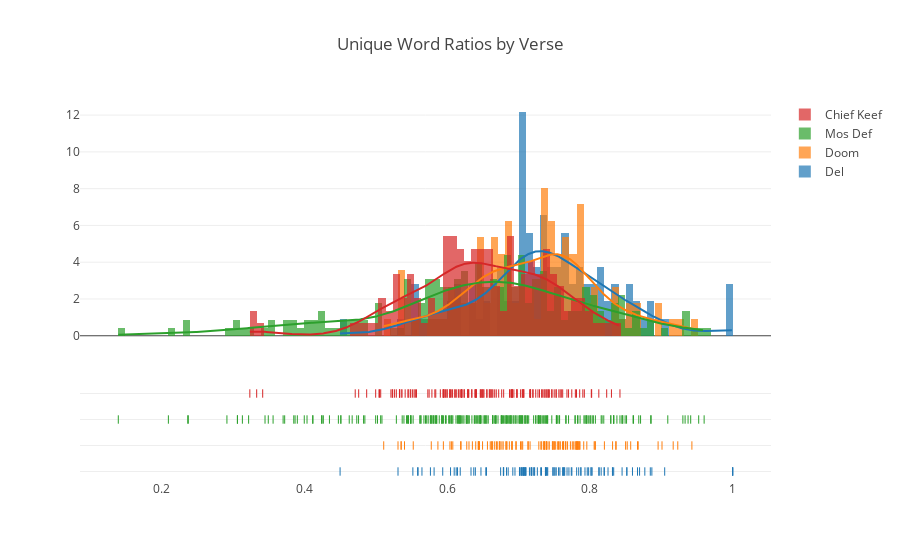
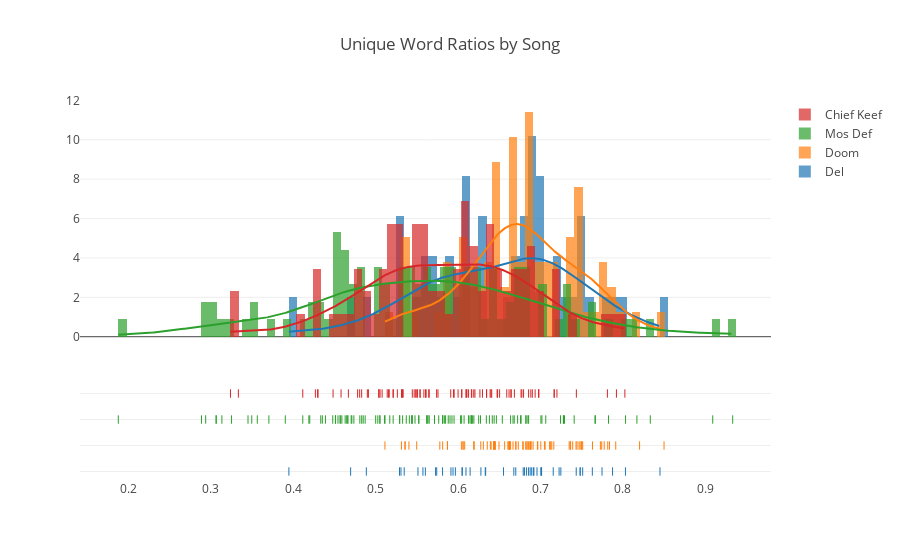

Source (notebook cell) for these figures, in order:
### Code cell
unique_words_hist(works.values())
#there are less marks for song as it is by song not verse
unique_words_hist(works.values(), song_or_verse='song')

### Figure 1 — Plotly figure (JSON) as saved in the notebook; plotly's stock layout.template omitted (floating-point values rounded to 4 significant figures; data arrays with more than 128 entries replaced by an {"elided": "..."} marker saying what was removed)
{"data": [{"autobinx": false, "histnorm": "probability density", "legendgroup": "Del", "marker": {"color": "rgb(31, 119, 180)"}, "name": "Del", "opacity": 0.7, "type": "histogram", "x": [0.8596, 0.7311, 0.8516, 0.7815, 0.7322, 0.7206, 0.7706, 0.7068, 0.6543, 0.7102, 0.7483, 0.7529, 0.9048, 0.7739, 0.8017, 0.8319, 0.8198, 0.7561, 0.813, 0.7843, 0.8316, 0.764, 0.8696, 0.8203, 0.7647, 0.8868, 0.7982, 0.8667, 0.8125, 0.8016, 0.7183, 0.75, 0.7623, 0.8846, 0.7963, 0.7875, 0.7065, 0.6374, 0.7176, 0.61, 0.7089, 0.5521, 0.4501, 0.5818, 0.5939, 0.5594, 0.5648, 0.5587, 0.675, 0.6792, 0.7219, 0.5312, 0.7091, 1, 0.6127, 0.758, 0.7383, 1, 0.7409, 0.8254, 0.7264, 0.6335, 0.7092, 0.8158, 0.7401, 0.6921, 0.6048, 0.6832, 0.7748, 0.768, 0.8031, 0.5767, 0.6474, 0.6146, 0.763, 0.7226, 0.7512, 0.8333, 0.7391, 1, 0.6951, 0.8769, 0.8451, 0.7014, 0.7079, 0.8519, 0.7483, 0.7153, 0.7619, 0.7021, 0.6396, 0.7019, 0.6791, 0.7047, 0.6184, 0.7872, 0.7931, 0.7069, 0.7379, 0.7049, 0.6856, 0.7377, 0.7044, 0.7103, 0.6788, 0.7185, 0.6552], "xaxis": "x1", "xbins": {"end": 1, "size": 0.01, "start": 0.4501}, "yaxis": "y1"}, {"autobinx": false, "histnorm": "probability density", "legendgroup": "Doom", "marker": {"color": "rgb(255, 127, 14)"}, "name": "Doom", "opacity": 0.7, "type": "histogram", "x": [0.7059, 0.7413, 0.9167, 0.807, 0.6741, 0.6354, 0.7774, 0.7826, 0.7131, 0.85, 0.6703, 0.684, 0.8203, 0.5872, 0.7852, 0.7475, 0.7391, 0.7432, 0.6442, 0.6442, 0.6497, 0.6307, 0.7366, 0.6452, 0.6626, 0.6731, 0.7516, 0.7544, 0.7325, 0.6963, 0.75, 0.6061, 0.6401, 0.604, 0.7137, 0.7586, 0.7687, 0.7727, 0.8077, 0.7313, 0.6872, 0.608, 0.6448, 0.9231, 0.7028, 0.6196, 0.6565, 0.619, 0.5948, 0.8571, 0.7817, 0.5404, 0.7632, 0.7561, 0.7045, 0.5526, 0.7794, 0.6638, 0.7658, 0.5356, 0.691, 0.6768, 0.6691, 0.7616, 0.7482, 0.5357, 0.5779, 0.5312, 0.7914, 0.5112, 0.6907, 0.7569, 0.75, 0.7805, 0.7391, 0.7829, 0.8676, 0.7162, 0.6667, 0.6968, 0.7664, 0.7632, 0.7838, 0.7484, 0.7846, 0.6823, 0.8367, 0.7812, 0.6786, 0.7285, 0.8362, 0.9429, 0.7387, 0.8667, 0.8318, 0.8523, 0.6911, 0.7357, 0.7862, 0.7754, 0.6829, 0.6605, 0.8955, 0.6739, 0.7362, 0.6435, 0.7353, 0.901, 0.6276, 0.6626, 0.7957, 0.806], "xaxis": "x1", "xbins": {"end": 0.9429, "size": 0.01, "start": 0.5112}, "yaxis": "y1"}, {"autobinx": false, "histnorm": "probability density", "legendgroup": "Mos Def", "marker": {"color": "rgb(44, 160, 44)"}, "name": "Mos Def", "opacity": 0.7, "type": "histogram", "x": {"elided": "227 float values"}, "xaxis": "x1", "xbins": {"end": 0.96, "size": 0.01, "start": 0.1395}, "yaxis": "y1"}, {"autobinx": false, "histnorm": "probability density", "legendgroup": "Chief Keef", "marker": {"color": "rgb(214, 39, 40)"}, "name": "Chief Keef", "opacity": 0.7, "type": "histogram", "x": {"elided": "148 float values"}, "xaxis": "x1", "xbins": {"end": 0.8421, "size": 0.01, "start": 0.3237}, "yaxis": "y1"}, {"legendgroup": "Del", "marker": {"color": "rgb(31, 119, 180)"}, "mode": "lines", "name": "Del", "showlegend": false, "type": "scatter", "x": {"elided": "500 float values"}, "xaxis": "x1", "y": {"elided": "500 float values"}, "yaxis": "y1"}, {"legendgroup": "Doom", "marker": {"color": "rgb(255, 127, 14)"}, "mode": "lines", "name": "Doom", "showlegend": false, "type": "scatter", "x": {"elided": "500 float values"}, "xaxis": "x1", "y": {"elided": "500 float values"}, "yaxis": "y1"}, {"legendgroup": "Mos Def", "marker": {"color": "rgb(44, 160, 44)"}, "mode": "lines", "name": "Mos Def", "showlegend": false, "type": "scatter", "x": {"elided": "500 float values"}, "xaxis": "x1", "y": {"elided": "500 float values"}, "yaxis": "y1"}, {"legendgroup": "Chief Keef", "marker": {"color": "rgb(214, 39, 40)"}, "mode": "lines", "name": "Chief Keef", "showlegend": false, "type": "scatter", "x": {"elided": "500 float values"}, "xaxis": "x1", "y": {"elided": "500 float values"}, "yaxis": "y1"}, {"legendgroup": "Del", "marker": {"color": "rgb(31, 119, 180)", "symbol": "line-ns-open"}, "mode": "markers", "name": "Del", "showlegend": false, "text": [0.8596, 0.7311, 0.8516, 0.7815, 0.7322, 0.7206, 0.7706, 0.7068, 0.6543, 0.7102, 0.7483, 0.7529, 0.9048, 0.7739, 0.8017, 0.8319, 0.8198, 0.7561, 0.813, 0.7843, 0.8316, 0.764, 0.8696, 0.8203, 0.7647, 0.8868, 0.7982, 0.8667, 0.8125, 0.8016, 0.7183, 0.75, 0.7623, 0.8846, 0.7963, 0.7875, 0.7065, 0.6374, 0.7176, 0.61, 0.7089, 0.5521, 0.4501, 0.5818, 0.5939, 0.5594, 0.5648, 0.5587, 0.675, 0.6792, 0.7219, 0.5312, 0.7091, 1, 0.6127, 0.758, 0.7383, 1, 0.7409, 0.8254, 0.7264, 0.6335, 0.7092, 0.8158, 0.7401, 0.6921, 0.6048, 0.6832, 0.7748, 0.768, 0.8031, 0.5767, 0.6474, 0.6146, 0.763, 0.7226, 0.7512, 0.8333, 0.7391, 1, 0.6951, 0.8769, 0.8451, 0.7014, 0.7079, 0.8519, 0.7483, 0.7153, 0.7619, 0.7021, 0.6396, 0.7019, 0.6791, 0.7047, 0.6184, 0.7872, 0.7931, 0.7069, 0.7379, 0.7049, 0.6856, 0.7377, 0.7044, 0.7103, 0.6788, 0.7185, 0.6552], "type": "scatter", "x": [0.8596, 0.7311, 0.8516, 0.7815, 0.7322, 0.7206, 0.7706, 0.7068, 0.6543, 0.7102, 0.7483, 0.7529, 0.9048, 0.7739, 0.8017, 0.8319, 0.8198, 0.7561, 0.813, 0.7843, 0.8316, 0.764, 0.8696, 0.8203, 0.7647, 0.8868, 0.7982, 0.8667, 0.8125, 0.8016, 0.7183, 0.75, 0.7623, 0.8846, 0.7963, 0.7875, 0.7065, 0.6374, 0.7176, 0.61, 0.7089, 0.5521, 0.4501, 0.5818, 0.5939, 0.5594, 0.5648, 0.5587, 0.675, 0.6792, 0.7219, 0.5312, 0.7091, 1, 0.6127, 0.758, 0.7383, 1, 0.7409, 0.8254, 0.7264, 0.6335, 0.7092, 0.8158, 0.7401, 0.6921, 0.6048, 0.6832, 0.7748, 0.768, 0.8031, 0.5767, 0.6474, 0.6146, 0.763, 0.7226, 0.7512, 0.8333, 0.7391, 1, 0.6951, 0.8769, 0.8451, 0.7014, 0.7079, 0.8519, 0.7483, 0.7153, 0.7619, 0.7021, 0.6396, 0.7019, 0.6791, 0.7047, 0.6184, 0.7872, 0.7931, 0.7069, 0.7379, 0.7049, 0.6856, 0.7377, 0.7044, 0.7103, 0.6788, 0.7185, 0.6552], "xaxis": "x1", "y": ["Del", "Del", "Del", "Del", "Del", "Del", "Del", "Del", "Del", "Del", "Del", "Del", "Del", "Del", "Del", "Del", "Del", "Del", "Del", "Del", "Del", "Del", "Del", "Del", "Del", "Del", "Del", "Del", "Del", "Del", "Del", "Del", "Del", "Del", "Del", "Del", "Del", "Del", "Del", "Del", "Del", "Del", "Del", "Del", "Del", "Del", "Del", "Del", "Del", "Del", "Del", "Del", "Del", "Del", "Del", "Del", "Del", "Del", "Del", "Del", "Del", "Del", "Del", "Del", "Del", "Del", "Del", "Del", "Del", "Del", "Del", "Del", "Del", "Del", "Del", "Del", "Del", "Del", "Del", "Del", "Del", "Del", "Del", "Del", "Del", "Del", "Del", "Del", "Del", "Del", "Del", "Del", "Del", "Del", "Del", "Del", "Del", "Del", "Del", "Del", "Del", "Del", "Del", "Del", "Del", "Del", "Del"], "yaxis": "y2"}, {"legendgroup": "Doom", "marker": {"color": "rgb(255, 127, 14)", "symbol": "line-ns-open"}, "mode": "markers", "name": "Doom", "showlegend": false, "text": [0.7059, 0.7413, 0.9167, 0.807, 0.6741, 0.6354, 0.7774, 0.7826, 0.7131, 0.85, 0.6703, 0.684, 0.8203, 0.5872, 0.7852, 0.7475, 0.7391, 0.7432, 0.6442, 0.6442, 0.6497, 0.6307, 0.7366, 0.6452, 0.6626, 0.6731, 0.7516, 0.7544, 0.7325, 0.6963, 0.75, 0.6061, 0.6401, 0.604, 0.7137, 0.7586, 0.7687, 0.7727, 0.8077, 0.7313, 0.6872, 0.608, 0.6448, 0.9231, 0.7028, 0.6196, 0.6565, 0.619, 0.5948, 0.8571, 0.7817, 0.5404, 0.7632, 0.7561, 0.7045, 0.5526, 0.7794, 0.6638, 0.7658, 0.5356, 0.691, 0.6768, 0.6691, 0.7616, 0.7482, 0.5357, 0.5779, 0.5312, 0.7914, 0.5112, 0.6907, 0.7569, 0.75, 0.7805, 0.7391, 0.7829, 0.8676, 0.7162, 0.6667, 0.6968, 0.7664, 0.7632, 0.7838, 0.7484, 0.7846, 0.6823, 0.8367, 0.7812, 0.6786, 0.7285, 0.8362, 0.9429, 0.7387, 0.8667, 0.8318, 0.8523, 0.6911, 0.7357, 0.7862, 0.7754, 0.6829, 0.6605, 0.8955, 0.6739, 0.7362, 0.6435, 0.7353, 0.901, 0.6276, 0.6626, 0.7957, 0.806], "type": "scatter", "x": [0.7059, 0.7413, 0.9167, 0.807, 0.6741, 0.6354, 0.7774, 0.7826, 0.7131, 0.85, 0.6703, 0.684, 0.8203, 0.5872, 0.7852, 0.7475, 0.7391, 0.7432, 0.6442, 0.6442, 0.6497, 0.6307, 0.7366, 0.6452, 0.6626, 0.6731, 0.7516, 0.7544, 0.7325, 0.6963, 0.75, 0.6061, 0.6401, 0.604, 0.7137, 0.7586, 0.7687, 0.7727, 0.8077, 0.7313, 0.6872, 0.608, 0.6448, 0.9231, 0.7028, 0.6196, 0.6565, 0.619, 0.5948, 0.8571, 0.7817, 0.5404, 0.7632, 0.7561, 0.7045, 0.5526, 0.7794, 0.6638, 0.7658, 0.5356, 0.691, 0.6768, 0.6691, 0.7616, 0.7482, 0.5357, 0.5779, 0.5312, 0.7914, 0.5112, 0.6907, 0.7569, 0.75, 0.7805, 0.7391, 0.7829, 0.8676, 0.7162, 0.6667, 0.6968, 0.7664, 0.7632, 0.7838, 0.7484, 0.7846, 0.6823, 0.8367, 0.7812, 0.6786, 0.7285, 0.8362, 0.9429, 0.7387, 0.8667, 0.8318, 0.8523, 0.6911, 0.7357, 0.7862, 0.7754, 0.6829, 0.6605, 0.8955, 0.6739, 0.7362, 0.6435, 0.7353, 0.901, 0.6276, 0.6626, 0.7957, 0.806], "xaxis": "x1", "y": ["Doom", "Doom", "Doom", "Doom", "Doom", "Doom", "Doom", "Doom", "Doom", "Doom", "Doom", "Doom", "Doom", "Doom", "Doom", "Doom", "Doom", "Doom", "Doom", "Doom", "Doom", "Doom", "Doom", "Doom", "Doom", "Doom", "Doom", "Doom", "Doom", "Doom", "Doom", "Doom", "Doom", "Doom", "Doom", "Doom", "Doom", "Doom", "Doom", "Doom", "Doom", "Doom", "Doom", "Doom", "Doom", "Doom", "Doom", "Doom", "Doom", "Doom", "Doom", "Doom", "Doom", "Doom", "Doom", "Doom", "Doom", "Doom", "Doom", "Doom", "Doom", "Doom", "Doom", "Doom", "Doom", "Doom", "Doom", "Doom", "Doom", "Doom", "Doom", "Doom", "Doom", "Doom", "Doom", "Doom", "Doom", "Doom", "Doom", "Doom", "Doom", "Doom", "Doom", "Doom", "Doom", "Doom", "Doom", "Doom", "Doom", "Doom", "Doom", "Doom", "Doom", "Doom", "Doom", "Doom", "Doom", "Doom", "Doom", "Doom", "Doom", "Doom", "Doom", "Doom", "Doom", "Doom", "Doom", "Doom", "Doom", "Doom", "Doom", "Doom"], "yaxis": "y2"}, {"legendgroup": "Mos Def", "marker": {"color": "rgb(44, 160, 44)", "symbol": "line-ns-open"}, "mode": "markers", "name": "Mos Def", "showlegend": false, "text": {"elided": "227 float values"}, "type": "scatter", "x": {"elided": "227 float values"}, "xaxis": "x1", "y": {"elided": "227 str values"}, "yaxis": "y2"}, {"legendgroup": "Chief Keef", "marker": {"color": "rgb(214, 39, 40)", "symbol": "line-ns-open"}, "mode": "markers", "name": "Chief Keef", "showlegend": false, "text": {"elided": "148 float values"}, "type": "scatter", "x": {"elided": "148 float values"}, "xaxis": "x1", "y": {"elided": "148 str values"}, "yaxis": "y2"}], "layout": {"barmode": "overlay", "hovermode": false, "legend": {"traceorder": "reversed"}, "title": "Unique Word Ratios by Verse", "xaxis1": {"anchor": "y2", "domain": [0, 1], "zeroline": false}, "yaxis1": {"anchor": "free", "domain": [0.35, 1], "position": 0}, "yaxis2": {"anchor": "x1", "domain": [0, 0.25], "dtick": 1, "showticklabels": false}}}

### Figure 2 — Plotly figure (JSON) as saved in the notebook; plotly's stock layout.template omitted (floating-point values rounded to 4 significant figures; data arrays with more than 128 entries replaced by an {"elided": "..."} marker saying what was removed)
{"data": [{"autobinx": false, "histnorm": "probability density", "legendgroup": "Del", "marker": {"color": "rgb(31, 119, 180)"}, "name": "Del", "opacity": 0.7, "type": "histogram", "x": [0.7005, 0.6677, 0.7011, 0.5573, 0.6894, 0.6831, 0.6807, 0.6958, 0.7247, 0.7747, 0.6052, 0.6914, 0.7875, 0.5603, 0.5727, 0.3946, 0.5939, 0.4696, 0.4887, 0.5346, 0.5741, 0.67, 0.633, 0.6335, 0.6277, 0.6921, 0.6048, 0.6096, 0.8031, 0.5307, 0.6146, 0.763, 0.7226, 0.7512, 0.7481, 0.6875, 0.8451, 0.7014, 0.7155, 0.7483, 0.5812, 0.5967, 0.6791, 0.5914, 0.7434, 0.5513, 0.6856, 0.5289, 0.6552], "xaxis": "x1", "xbins": {"end": 0.8451, "size": 0.01, "start": 0.3946}, "yaxis": "y1"}, {"autobinx": false, "histnorm": "probability density", "legendgroup": "Doom", "marker": {"color": "rgb(255, 127, 14)"}, "name": "Doom", "opacity": 0.7, "type": "histogram", "x": [0.6061, 0.6615, 0.6354, 0.7774, 0.6638, 0.85, 0.6703, 0.684, 0.8203, 0.5872, 0.7056, 0.7391, 0.7432, 0.6442, 0.6442, 0.6497, 0.6307, 0.7366, 0.6452, 0.6626, 0.6731, 0.6392, 0.6963, 0.75, 0.6061, 0.6401, 0.604, 0.7137, 0.6884, 0.7727, 0.6856, 0.6872, 0.608, 0.6448, 0.7111, 0.6196, 0.6565, 0.619, 0.5813, 0.7817, 0.5404, 0.7632, 0.5498, 0.5356, 0.587, 0.643, 0.7482, 0.5357, 0.5779, 0.5312, 0.7914, 0.5112, 0.6825, 0.75, 0.679, 0.7513, 0.7162, 0.6667, 0.6968, 0.6886, 0.7838, 0.6877, 0.6823, 0.7444, 0.6786, 0.7004, 0.7348, 0.7744, 0.6911, 0.7124, 0.6623, 0.6605, 0.67, 0.7362, 0.6435, 0.7468, 0.6276, 0.6626, 0.7048], "xaxis": "x1", "xbins": {"end": 0.85, "size": 0.01, "start": 0.5112}, "yaxis": "y1"}, {"autobinx": false, "histnorm": "probability density", "legendgroup": "Mos Def", "marker": {"color": "rgb(44, 160, 44)"}, "name": "Mos Def", "opacity": 0.7, "type": "histogram", "x": [0.7662, 0.4702, 0.4511, 0.5635, 0.5522, 0.4353, 0.5437, 0.3064, 0.345, 0.2886, 0.4872, 0.4333, 0.4649, 0.3496, 0.565, 0.6465, 0.9333, 0.5811, 0.5291, 0.483, 0.3064, 0.5052, 0.5171, 0.5327, 0.4115, 0.4655, 0.3133, 0.5765, 0.5524, 0.4513, 0.5833, 0.5026, 0.5371, 0.4848, 0.4735, 0.6682, 0.4189, 0.6537, 0.5113, 0.6856, 0.6822, 0.5848, 0.4808, 0.5477, 0.5815, 0.42, 0.616, 0.6343, 0.5951, 0.6176, 0.5902, 0.6073, 0.9091, 0.5714, 0.7667, 0.7243, 0.2937, 0.8171, 0.7279, 0.7409, 0.603, 0.6164, 0.6765, 0.638, 0.5881, 0.463, 0.5926, 0.1876, 0.4664, 0.6848, 0.6667, 0.4589, 0.6825, 0.5444, 0.7826, 0.5625, 0.8033, 0.7006, 0.3251, 0.5618, 0.5051, 0.6723, 0.6438, 0.5439, 0.4569, 0.3903, 0.5291, 0.8333, 0.5714, 0.6145, 0.6192, 0.6126, 0.5212, 0.6758, 0.7279, 0.7018, 0.625, 0.6637, 0.7064, 0.6415, 0.4542, 0.5409, 0.3704, 0.5, 0.3563, 0.5107, 0.7292, 0.4711, 0.4569, 0.4479, 0.6043, 0.6272, 0.439], "xaxis": "x1", "xbins": {"end": 0.9333, "size": 0.01, "start": 0.1876}, "yaxis": "y1"}, {"autobinx": false, "histnorm": "probability density", "legendgroup": "Chief Keef", "marker": {"color": "rgb(214, 39, 40)"}, "name": "Chief Keef", "opacity": 0.7, "type": "histogram", "x": [0.5324, 0.5508, 0.5318, 0.5164, 0.72, 0.6045, 0.4483, 0.6296, 0.5467, 0.4115, 0.6645, 0.6, 0.4899, 0.4806, 0.6684, 0.6504, 0.648, 0.6935, 0.6095, 0.5333, 0.6901, 0.619, 0.5644, 0.6619, 0.6408, 0.5078, 0.6977, 0.6265, 0.6205, 0.5944, 0.6642, 0.5039, 0.6591, 0.5214, 0.5156, 0.5605, 0.5952, 0.5263, 0.5444, 0.7436, 0.5314, 0.5649, 0.514, 0.5037, 0.7922, 0.6346, 0.6162, 0.6167, 0.7167, 0.6389, 0.6774, 0.6883, 0.5612, 0.6795, 0.5585, 0.8025, 0.6474, 0.5211, 0.4781, 0.6856, 0.574, 0.6127, 0.6044, 0.5756, 0.5538, 0.4912, 0.5539, 0.6104, 0.5491, 0.5487, 0.4268, 0.5053, 0.458, 0.43, 0.7167, 0.4669, 0.5911, 0.6107, 0.483, 0.7812, 0.6765, 0.64, 0.3237, 0.6981, 0.6346, 0.4295, 0.3333], "xaxis": "x1", "xbins": {"end": 0.8025, "size": 0.01, "start": 0.3237}, "yaxis": "y1"}, {"legendgroup": "Del", "marker": {"color": "rgb(31, 119, 180)"}, "mode": "lines", "name": "Del", "showlegend": false, "type": "scatter", "x": {"elided": "500 float values"}, "xaxis": "x1", "y": {"elided": "500 float values"}, "yaxis": "y1"}, {"legendgroup": "Doom", "marker": {"color": "rgb(255, 127, 14)"}, "mode": "lines", "name": "Doom", "showlegend": false, "type": "scatter", "x": {"elided": "500 float values"}, "xaxis": "x1", "y": {"elided": "500 float values"}, "yaxis": "y1"}, {"legendgroup": "Mos Def", "marker": {"color": "rgb(44, 160, 44)"}, "mode": "lines", "name": "Mos Def", "showlegend": false, "type": "scatter", "x": {"elided": "500 float values"}, "xaxis": "x1", "y": {"elided": "500 float values"}, "yaxis": "y1"}, {"legendgroup": "Chief Keef", "marker": {"color": "rgb(214, 39, 40)"}, "mode": "lines", "name": "Chief Keef", "showlegend": false, "type": "scatter", "x": {"elided": "500 float values"}, "xaxis": "x1", "y": {"elided": "500 float values"}, "yaxis": "y1"}, {"legendgroup": "Del", "marker": {"color": "rgb(31, 119, 180)", "symbol": "line-ns-open"}, "mode": "markers", "name": "Del", "showlegend": false, "text": [0.7005, 0.6677, 0.7011, 0.5573, 0.6894, 0.6831, 0.6807, 0.6958, 0.7247, 0.7747, 0.6052, 0.6914, 0.7875, 0.5603, 0.5727, 0.3946, 0.5939, 0.4696, 0.4887, 0.5346, 0.5741, 0.67, 0.633, 0.6335, 0.6277, 0.6921, 0.6048, 0.6096, 0.8031, 0.5307, 0.6146, 0.763, 0.7226, 0.7512, 0.7481, 0.6875, 0.8451, 0.7014, 0.7155, 0.7483, 0.5812, 0.5967, 0.6791, 0.5914, 0.7434, 0.5513, 0.6856, 0.5289, 0.6552], "type": "scatter", "x": [0.7005, 0.6677, 0.7011, 0.5573, 0.6894, 0.6831, 0.6807, 0.6958, 0.7247, 0.7747, 0.6052, 0.6914, 0.7875, 0.5603, 0.5727, 0.3946, 0.5939, 0.4696, 0.4887, 0.5346, 0.5741, 0.67, 0.633, 0.6335, 0.6277, 0.6921, 0.6048, 0.6096, 0.8031, 0.5307, 0.6146, 0.763, 0.7226, 0.7512, 0.7481, 0.6875, 0.8451, 0.7014, 0.7155, 0.7483, 0.5812, 0.5967, 0.6791, 0.5914, 0.7434, 0.5513, 0.6856, 0.5289, 0.6552], "xaxis": "x1", "y": ["Del", "Del", "Del", "Del", "Del", "Del", "Del", "Del", "Del", "Del", "Del", "Del", "Del", "Del", "Del", "Del", "Del", "Del", "Del", "Del", "Del", "Del", "Del", "Del", "Del", "Del", "Del", "Del", "Del", "Del", "Del", "Del", "Del", "Del", "Del", "Del", "Del", "Del", "Del", "Del", "Del", "Del", "Del", "Del", "Del", "Del", "Del", "Del", "Del"], "yaxis": "y2"}, {"legendgroup": "Doom", "marker": {"color": "rgb(255, 127, 14)", "symbol": "line-ns-open"}, "mode": "markers", "name": "Doom", "showlegend": false, "text": [0.6061, 0.6615, 0.6354, 0.7774, 0.6638, 0.85, 0.6703, 0.684, 0.8203, 0.5872, 0.7056, 0.7391, 0.7432, 0.6442, 0.6442, 0.6497, 0.6307, 0.7366, 0.6452, 0.6626, 0.6731, 0.6392, 0.6963, 0.75, 0.6061, 0.6401, 0.604, 0.7137, 0.6884, 0.7727, 0.6856, 0.6872, 0.608, 0.6448, 0.7111, 0.6196, 0.6565, 0.619, 0.5813, 0.7817, 0.5404, 0.7632, 0.5498, 0.5356, 0.587, 0.643, 0.7482, 0.5357, 0.5779, 0.5312, 0.7914, 0.5112, 0.6825, 0.75, 0.679, 0.7513, 0.7162, 0.6667, 0.6968, 0.6886, 0.7838, 0.6877, 0.6823, 0.7444, 0.6786, 0.7004, 0.7348, 0.7744, 0.6911, 0.7124, 0.6623, 0.6605, 0.67, 0.7362, 0.6435, 0.7468, 0.6276, 0.6626, 0.7048], "type": "scatter", "x": [0.6061, 0.6615, 0.6354, 0.7774, 0.6638, 0.85, 0.6703, 0.684, 0.8203, 0.5872, 0.7056, 0.7391, 0.7432, 0.6442, 0.6442, 0.6497, 0.6307, 0.7366, 0.6452, 0.6626, 0.6731, 0.6392, 0.6963, 0.75, 0.6061, 0.6401, 0.604, 0.7137, 0.6884, 0.7727, 0.6856, 0.6872, 0.608, 0.6448, 0.7111, 0.6196, 0.6565, 0.619, 0.5813, 0.7817, 0.5404, 0.7632, 0.5498, 0.5356, 0.587, 0.643, 0.7482, 0.5357, 0.5779, 0.5312, 0.7914, 0.5112, 0.6825, 0.75, 0.679, 0.7513, 0.7162, 0.6667, 0.6968, 0.6886, 0.7838, 0.6877, 0.6823, 0.7444, 0.6786, 0.7004, 0.7348, 0.7744, 0.6911, 0.7124, 0.6623, 0.6605, 0.67, 0.7362, 0.6435, 0.7468, 0.6276, 0.6626, 0.7048], "xaxis": "x1", "y": ["Doom", "Doom", "Doom", "Doom", "Doom", "Doom", "Doom", "Doom", "Doom", "Doom", "Doom", "Doom", "Doom", "Doom", "Doom", "Doom", "Doom", "Doom", "Doom", "Doom", "Doom", "Doom", "Doom", "Doom", "Doom", "Doom", "Doom", "Doom", "Doom", "Doom", "Doom", "Doom", "Doom", "Doom", "Doom", "Doom", "Doom", "Doom", "Doom", "Doom", "Doom", "Doom", "Doom", "Doom", "Doom", "Doom", "Doom", "Doom", "Doom", "Doom", "Doom", "Doom", "Doom", "Doom", "Doom", "Doom", "Doom", "Doom", "Doom", "Doom", "Doom", "Doom", "Doom", "Doom", "Doom", "Doom", "Doom", "Doom", "Doom", "Doom", "Doom", "Doom", "Doom", "Doom", "Doom", "Doom", "Doom", "Doom", "Doom"], "yaxis": "y2"}, {"legendgroup": "Mos Def", "marker": {"color": "rgb(44, 160, 44)", "symbol": "line-ns-open"}, "mode": "markers", "name": "Mos Def", "showlegend": false, "text": [0.7662, 0.4702, 0.4511, 0.5635, 0.5522, 0.4353, 0.5437, 0.3064, 0.345, 0.2886, 0.4872, 0.4333, 0.4649, 0.3496, 0.565, 0.6465, 0.9333, 0.5811, 0.5291, 0.483, 0.3064, 0.5052, 0.5171, 0.5327, 0.4115, 0.4655, 0.3133, 0.5765, 0.5524, 0.4513, 0.5833, 0.5026, 0.5371, 0.4848, 0.4735, 0.6682, 0.4189, 0.6537, 0.5113, 0.6856, 0.6822, 0.5848, 0.4808, 0.5477, 0.5815, 0.42, 0.616, 0.6343, 0.5951, 0.6176, 0.5902, 0.6073, 0.9091, 0.5714, 0.7667, 0.7243, 0.2937, 0.8171, 0.7279, 0.7409, 0.603, 0.6164, 0.6765, 0.638, 0.5881, 0.463, 0.5926, 0.1876, 0.4664, 0.6848, 0.6667, 0.4589, 0.6825, 0.5444, 0.7826, 0.5625, 0.8033, 0.7006, 0.3251, 0.5618, 0.5051, 0.6723, 0.6438, 0.5439, 0.4569, 0.3903, 0.5291, 0.8333, 0.5714, 0.6145, 0.6192, 0.6126, 0.5212, 0.6758, 0.7279, 0.7018, 0.625, 0.6637, 0.7064, 0.6415, 0.4542, 0.5409, 0.3704, 0.5, 0.3563, 0.5107, 0.7292, 0.4711, 0.4569, 0.4479, 0.6043, 0.6272, 0.439], "type": "scatter", "x": [0.7662, 0.4702, 0.4511, 0.5635, 0.5522, 0.4353, 0.5437, 0.3064, 0.345, 0.2886, 0.4872, 0.4333, 0.4649, 0.3496, 0.565, 0.6465, 0.9333, 0.5811, 0.5291, 0.483, 0.3064, 0.5052, 0.5171, 0.5327, 0.4115, 0.4655, 0.3133, 0.5765, 0.5524, 0.4513, 0.5833, 0.5026, 0.5371, 0.4848, 0.4735, 0.6682, 0.4189, 0.6537, 0.5113, 0.6856, 0.6822, 0.5848, 0.4808, 0.5477, 0.5815, 0.42, 0.616, 0.6343, 0.5951, 0.6176, 0.5902, 0.6073, 0.9091, 0.5714, 0.7667, 0.7243, 0.2937, 0.8171, 0.7279, 0.7409, 0.603, 0.6164, 0.6765, 0.638, 0.5881, 0.463, 0.5926, 0.1876, 0.4664, 0.6848, 0.6667, 0.4589, 0.6825, 0.5444, 0.7826, 0.5625, 0.8033, 0.7006, 0.3251, 0.5618, 0.5051, 0.6723, 0.6438, 0.5439, 0.4569, 0.3903, 0.5291, 0.8333, 0.5714, 0.6145, 0.6192, 0.6126, 0.5212, 0.6758, 0.7279, 0.7018, 0.625, 0.6637, 0.7064, 0.6415, 0.4542, 0.5409, 0.3704, 0.5, 0.3563, 0.5107, 0.7292, 0.4711, 0.4569, 0.4479, 0.6043, 0.6272, 0.439], "xaxis": "x1", "y": ["Mos Def", "Mos Def", "Mos Def", "Mos Def", "Mos Def", "Mos Def", "Mos Def", "Mos Def", "Mos Def", "Mos Def", "Mos Def", "Mos Def", "Mos Def", "Mos Def", "Mos Def", "Mos Def", "Mos Def", "Mos Def", "Mos Def", "Mos Def", "Mos Def", "Mos Def", "Mos Def", "Mos Def", "Mos Def", "Mos Def", "Mos Def", "Mos Def", "Mos Def", "Mos Def", "Mos Def", "Mos Def", "Mos Def", "Mos Def", "Mos Def", "Mos Def", "Mos Def", "Mos Def", "Mos Def", "Mos Def", "Mos Def", "Mos Def", "Mos Def", "Mos Def", "Mos Def", "Mos Def", "Mos Def", "Mos Def", "Mos Def", "Mos Def", "Mos Def", "Mos Def", "Mos Def", "Mos Def", "Mos Def", "Mos Def", "Mos Def", "Mos Def", "Mos Def", "Mos Def", "Mos Def", "Mos Def", "Mos Def", "Mos Def", "Mos Def", "Mos Def", "Mos Def", "Mos Def", "Mos Def", "Mos Def", "Mos Def", "Mos Def", "Mos Def", "Mos Def", "Mos Def", "Mos Def", "Mos Def", "Mos Def", "Mos Def", "Mos Def", "Mos Def", "Mos Def", "Mos Def", "Mos Def", "Mos Def", "Mos Def", "Mos Def", "Mos Def", "Mos Def", "Mos Def", "Mos Def", "Mos Def", "Mos Def", "Mos Def", "Mos Def", "Mos Def", "Mos Def", "Mos Def", "Mos Def", "Mos Def", "Mos Def", "Mos Def", "Mos Def", "Mos Def", "Mos Def", "Mos Def", "Mos Def", "Mos Def", "Mos Def", "Mos Def", "Mos Def", "Mos Def", "Mos Def"], "yaxis": "y2"}, {"legendgroup": "Chief Keef", "marker": {"color": "rgb(214, 39, 40)", "symbol": "line-ns-open"}, "mode": "markers", "name": "Chief Keef", "showlegend": false, "text": [0.5324, 0.5508, 0.5318, 0.5164, 0.72, 0.6045, 0.4483, 0.6296, 0.5467, 0.4115, 0.6645, 0.6, 0.4899, 0.4806, 0.6684, 0.6504, 0.648, 0.6935, 0.6095, 0.5333, 0.6901, 0.619, 0.5644, 0.6619, 0.6408, 0.5078, 0.6977, 0.6265, 0.6205, 0.5944, 0.6642, 0.5039, 0.6591, 0.5214, 0.5156, 0.5605, 0.5952, 0.5263, 0.5444, 0.7436, 0.5314, 0.5649, 0.514, 0.5037, 0.7922, 0.6346, 0.6162, 0.6167, 0.7167, 0.6389, 0.6774, 0.6883, 0.5612, 0.6795, 0.5585, 0.8025, 0.6474, 0.5211, 0.4781, 0.6856, 0.574, 0.6127, 0.6044, 0.5756, 0.5538, 0.4912, 0.5539, 0.6104, 0.5491, 0.5487, 0.4268, 0.5053, 0.458, 0.43, 0.7167, 0.4669, 0.5911, 0.6107, 0.483, 0.7812, 0.6765, 0.64, 0.3237, 0.6981, 0.6346, 0.4295, 0.3333], "type": "scatter", "x": [0.5324, 0.5508, 0.5318, 0.5164, 0.72, 0.6045, 0.4483, 0.6296, 0.5467, 0.4115, 0.6645, 0.6, 0.4899, 0.4806, 0.6684, 0.6504, 0.648, 0.6935, 0.6095, 0.5333, 0.6901, 0.619, 0.5644, 0.6619, 0.6408, 0.5078, 0.6977, 0.6265, 0.6205, 0.5944, 0.6642, 0.5039, 0.6591, 0.5214, 0.5156, 0.5605, 0.5952, 0.5263, 0.5444, 0.7436, 0.5314, 0.5649, 0.514, 0.5037, 0.7922, 0.6346, 0.6162, 0.6167, 0.7167, 0.6389, 0.6774, 0.6883, 0.5612, 0.6795, 0.5585, 0.8025, 0.6474, 0.5211, 0.4781, 0.6856, 0.574, 0.6127, 0.6044, 0.5756, 0.5538, 0.4912, 0.5539, 0.6104, 0.5491, 0.5487, 0.4268, 0.5053, 0.458, 0.43, 0.7167, 0.4669, 0.5911, 0.6107, 0.483, 0.7812, 0.6765, 0.64, 0.3237, 0.6981, 0.6346, 0.4295, 0.3333], "xaxis": "x1", "y": ["Chief Keef", "Chief Keef", "Chief Keef", "Chief Keef", "Chief Keef", "Chief Keef", "Chief Keef", "Chief Keef", "Chief Keef", "Chief Keef", "Chief Keef", "Chief Keef", "Chief Keef", "Chief Keef", "Chief Keef", "Chief Keef", "Chief Keef", "Chief Keef", "Chief Keef", "Chief Keef", "Chief Keef", "Chief Keef", "Chief Keef", "Chief Keef", "Chief Keef", "Chief Keef", "Chief Keef", "Chief Keef", "Chief Keef", "Chief Keef", "Chief Keef", "Chief Keef", "Chief Keef", "Chief Keef", "Chief Keef", "Chief Keef", "Chief Keef", "Chief Keef", "Chief Keef", "Chief Keef", "Chief Keef", "Chief Keef", "Chief Keef", "Chief Keef", "Chief Keef", "Chief Keef", "Chief Keef", "Chief Keef", "Chief Keef", "Chief Keef", "Chief Keef", "Chief Keef", "Chief Keef", "Chief Keef", "Chief Keef", "Chief Keef", "Chief Keef", "Chief Keef", "Chief Keef", "Chief Keef", "Chief Keef", "Chief Keef", "Chief Keef", "Chief Keef", "Chief Keef", "Chief Keef", "Chief Keef", "Chief Keef", "Chief Keef", "Chief Keef", "Chief Keef", "Chief Keef", "Chief Keef", "Chief Keef", "Chief Keef", "Chief Keef", "Chief Keef", "Chief Keef", "Chief Keef", "Chief Keef", "Chief Keef", "Chief Keef", "Chief Keef", "Chief Keef", "Chief Keef", "Chief Keef", "Chief Keef"], "yaxis": "y2"}], "layout": {"barmode": "overlay", "hovermode": false, "legend": {"traceorder": "reversed"}, "title": "Unique Word Ratios by Song", "xaxis1": {"anchor": "y2", "domain": [0, 1], "zeroline": false}, "yaxis1": {"anchor": "free", "domain": [0.35, 1], "position": 0}, "yaxis2": {"anchor": "x1", "domain": [0, 0.25], "dtick": 1, "showticklabels": false}}}
